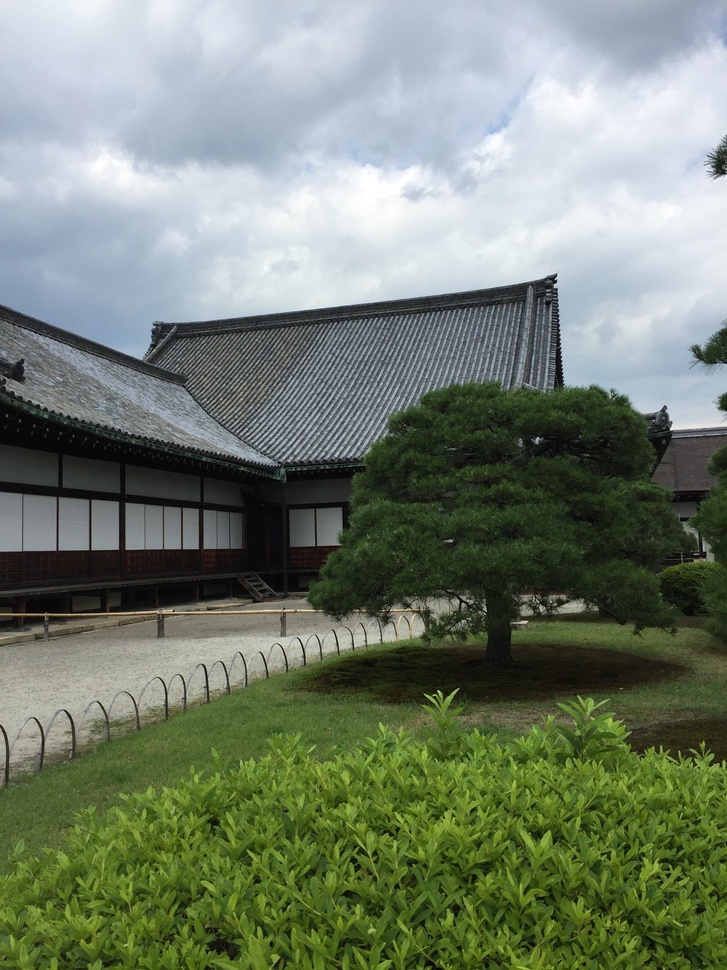
#> input picture images/IMG_3118.jpg, 727 x 970 px, shrunk from 1224 x 1632 before the run
$ python image_stitching.py
#> lines starting #> are read from the running program, lines starting #| are printed output that depends on the picture
#> further down, img0_ is the input picture: shape (970, 727, 3); mean B, G, R 110.8, 127.7, 116.3
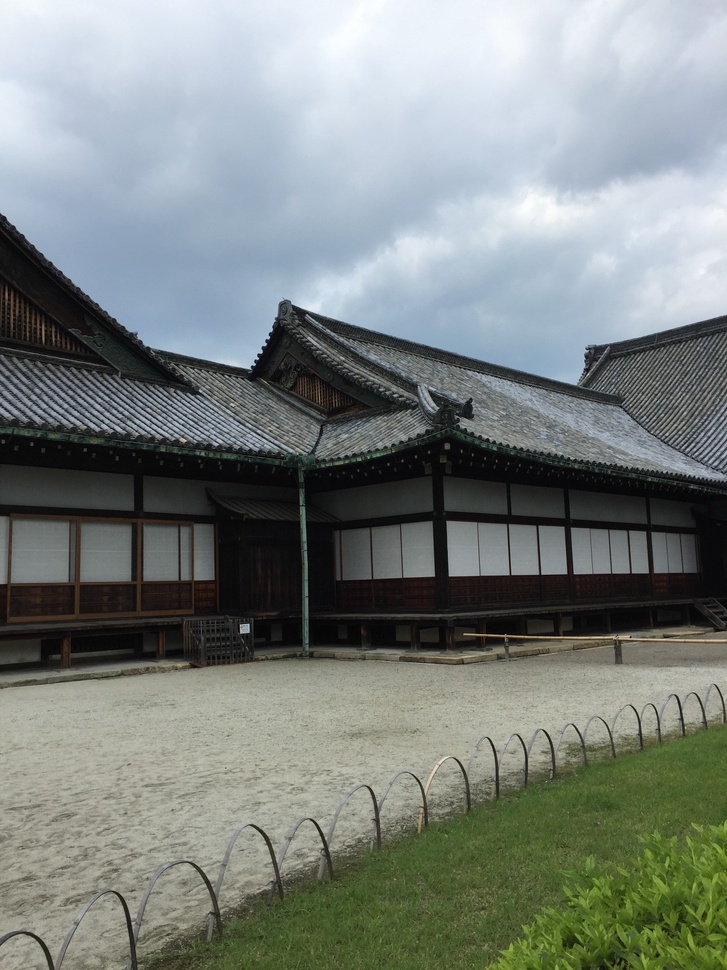
#> input picture images/IMG_3119.jpg, 727 x 970 px, shrunk from 1224 x 1632 before the run
#> further down, img1_ is the input picture: shape (970, 727, 3); mean B, G, R 127.5, 131.3, 124.4
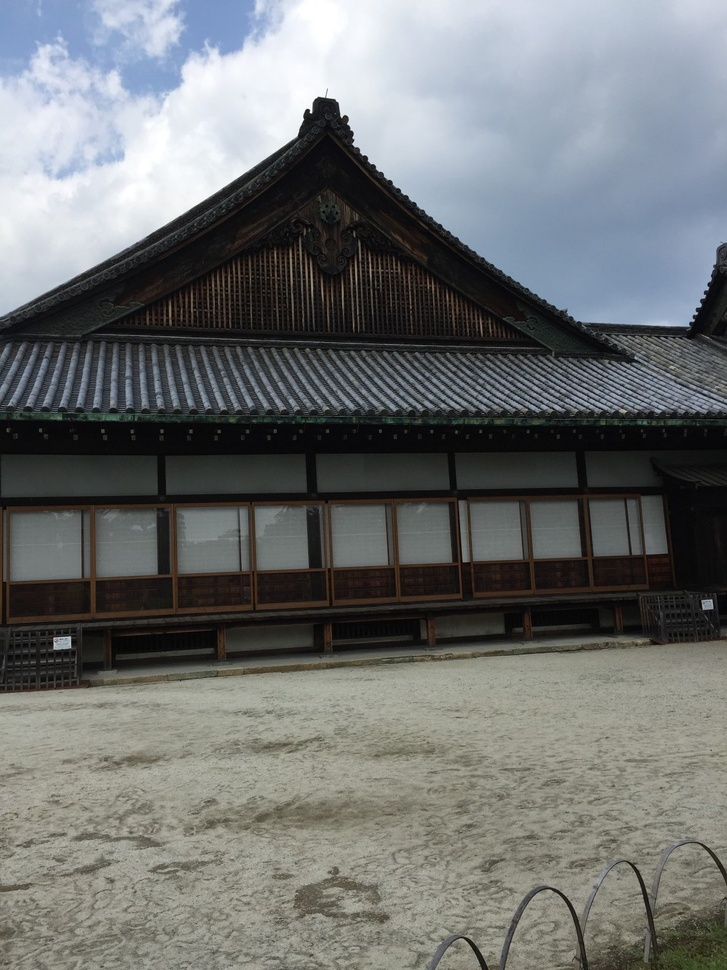
#> input picture images/IMG_3120.jpg, 727 x 970 px, shrunk from 1224 x 1632 before the run
#> further down, img2_ is the input picture: shape (970, 727, 3); mean B, G, R 112.8, 113.1, 110.4
# import the necessary packages
import numpy as np
from imutils import paths
import imutils
import cv2

MIN_MATCH_COUNT = 10

# Buzz words: Domain specific,

def featureDetection(img1, img2, detector):
	# FDetect the keypoints with SIFT Detector, compute the descriptors
	if detector.lower() == "sift":
		fdet = cv2.xfeatures2d.SIFT_create()
	elif detector.lower() == "surf":
		fdet = cv2.xfeatures2d.SURF_create()
	elif detector.lower() == "orb":
		fdet = cv2.ORB_create(nfeatures=500)
		kp0 = fdet.detect(img1, None)
		kp1 = fdet.detect(img2, None)
		kp0, des0 = fdet.compute(img1, kp0)
		kp1, des1 = fdet.compute(img2, kp1)
		# cv2.imshow('original_image_left_keypoints'+str(detector)+".jpg", cv2.drawKeypoints(img1, kp0, None, color=(0,0,255)))
		# cv2.imwrite( "dist/"+str(detector)+".jpg", cv2.drawKeypoints(img1, kp0, None, color=(0,0,255)) );
		return kp0, des0, kp1, des1
	else:
		raise Exception("{} is not a valid input for the detector".format(detector))

	kp0, des0 = fdet.detectAndCompute(img1, None)
	kp1, des1 = fdet.detectAndCompute(img2, None)
	# cv2.imwrite( "dist/"+str(detector)+".jpg", cv2.drawKeypoints(img1, kp0, None, color=(0,0,255)) );
	# cv2.imshow('original_image_left_keypoints'+str(detector)+".jpg", cv2.drawKeypoints(img1, kp0, None, color=(0,0,255)))
	return kp0, des0, kp1, des1

def getMatches(des1,des2, matcher):
	# Matching descriptor vectors with a BF or FLANN based matcher
	match = cv2.DescriptorMatcher_create(matcher)
	matches = match.knnMatch(des1,des2,k=2)
	good = []
	# Filtering the matches
	for m,n in matches:
		if m.distance < 0.4*n.distance:
			good.append(m)
	return good

def combine(img1_, img2_, matcher, detector):
#> called with matcher = 2, detector = 'sift'
	img1 = cv2.cvtColor(img1_,cv2.COLOR_BGR2GRAY)
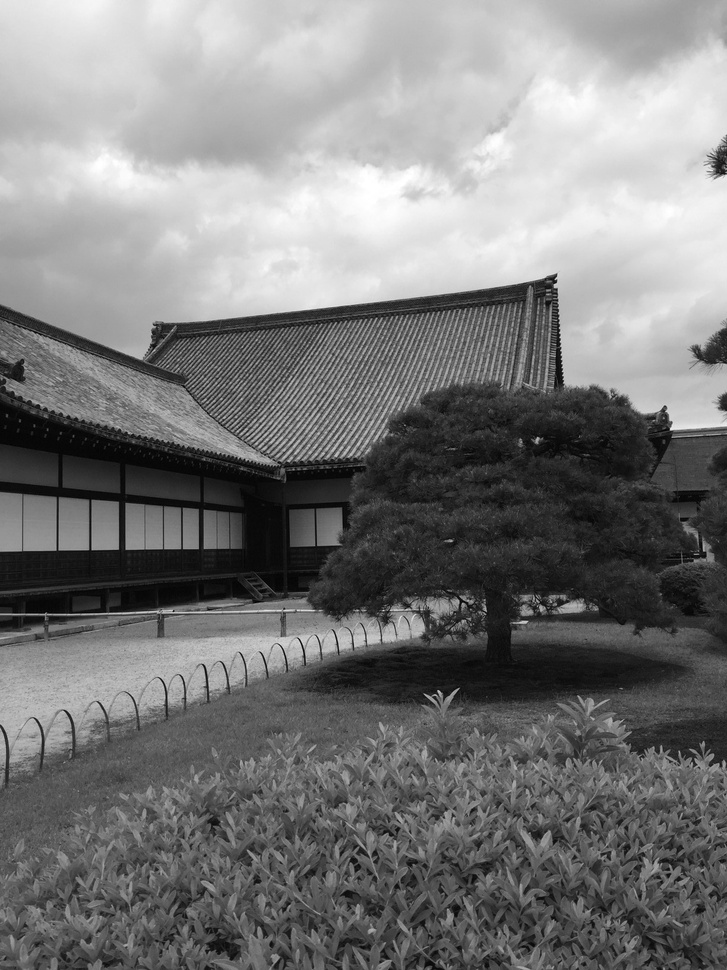
#> img1: shape (970, 727); min 0, max 255, mean 122.4
	img2 = cv2.cvtColor(img2_,cv2.COLOR_BGR2GRAY)
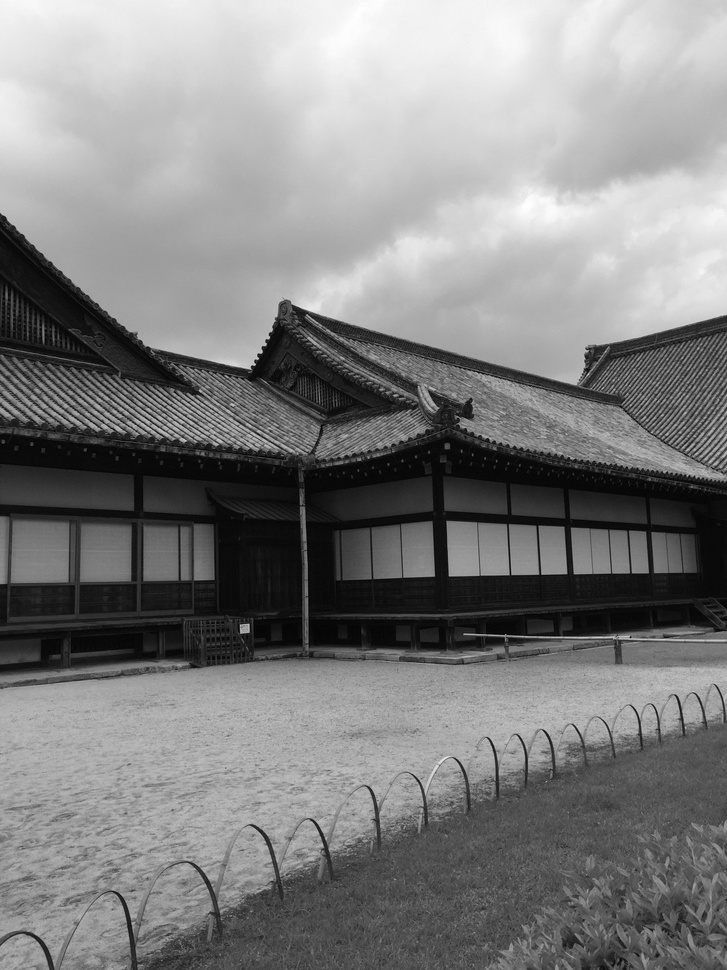
#> img2: shape (970, 727); min 0, max 255, mean 128.8
	kp1, des1, kp2, des2 = featureDetection(img1, img2, detector)
#> in featureDetection, `kp0, des0 = fdet.detectAndCompute(img1, None)`: kp0 = 4392 keypoints; strongest (x, y, size): (439, 691, 2), (671, 429, 2.1), (555, 275, 2.3), (555, 282, 2.2)
#> in featureDetection, `kp1, des1 = fdet.detectAndCompute(img2, None)`: kp1 = 2490 keypoints; strongest (x, y, size): (268, 338, 2.2), (261, 352, 2.5), (252, 367, 1.8), (200, 391, 1.8)
#> kp1 has the same summary as kp0 in featureDetection; kp2 has the same summary as kp1 in featureDetection
	matches = getMatches(des1, des2, matcher)
#> in getMatches, `matches = match.knnMatch(des1,des2,k=2)`: matches = 4392 matches
#> after the loop in getMatches, `for m,n in matches:`: good = 96 matches
#> matches = 96 matches
	if len(matches) > MIN_MATCH_COUNT:
		src_pts = np.float32([ kp1[m.queryIdx].pt for m in matches ]).reshape(-1,1,2)
#> src_pts = 96 rows, first 8: [8.68, 398.7], [16.02, 403.1], [27.18, 768.5], [33.08, 411.9], [37.47, 637.3], [37.47, 637.3], [37.84, 406], [38.05, 629.4]
		dst_pts = np.float32([ kp2[m.trainIdx].pt for m in matches ]).reshape(-1,1,2)
#> dst_pts = 96 rows, first 8: [462.6, 435.3], [468.8, 438.7], [512.8, 782.9], [483.5, 445.6], [499.2, 657.4], [499.2, 657.4], [487.4, 439.8], [498.9, 649.8]
		M, mask = cv2.findHomography(src_pts, dst_pts, cv2.RANSAC, 5.0)
#> M = [[0.506, 0.0156, 433.7], [-0.348, 0.834, 89.85], [-0.00061, -8.01e-05, 1]]; mask = 96 values, max 1 at index 0, min 0 at index 2, mean 0.958
		h, w = img1.shape
#> h = 970; w = 727
		pts = np.float32([ [0,0],[0,h-1],[w-1,h-1],[w-1,0] ]).reshape(-1,1,2)
#> pts = [[0, 0], [0, 969], [726, 969], [726, 0]]
		dst = cv2.perspectiveTransform(pts, M)
#> dst = [[433.7, 89.85], [486.6, 973.8], [1700.4, 1346], [1436.7, -291.6]]
		img2 = cv2.polylines(img1,[np.int32(dst)],True,255,3, cv2.LINE_AA)
		dst = cv2.warpPerspective(img1_,M,(img2_.shape[1] + img1_.shape[1], img2_.shape[0]))
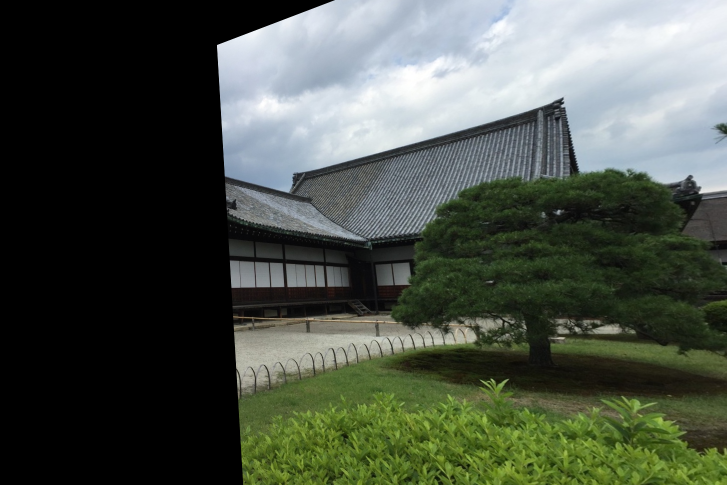
#> dst: shape (970, 1454, 3) (shown at 1/2 size); mean B, G, R 72.5, 82.8, 75.5
		# cv2.imwrite( "dist/warped.jpg", dst)
		# cv2.imshow("warpPerspective.jpg", dst)
		img3 = cv2.drawMatches(img1_, kp1, img2_, kp2, matches, None, matchColor=(255,0,0), singlePointColor=None, flags=2)
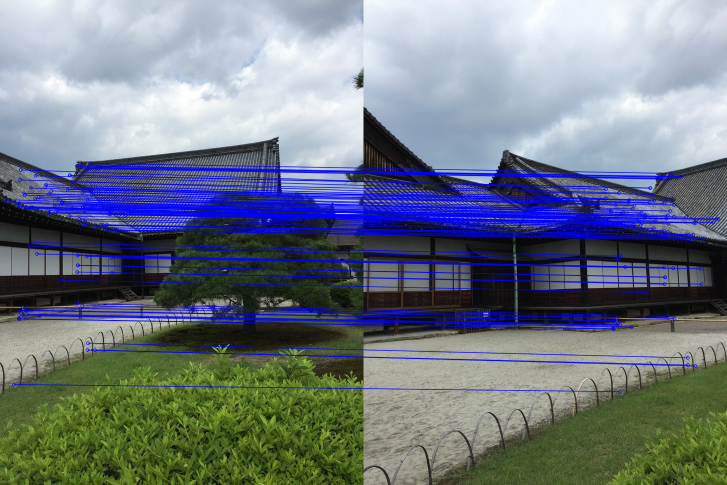
#> img3: shape (970, 1454, 3) (shown at 1/2 size); mean B, G, R 133.2, 122.5, 113.8
		# cv2.imwrite( "dist/"+str(matcher)+".jpg", img3)
		# cv2.imshow("original_image_drawMatches"+str(matcher)+".jpg", img3)
		dst[0:img2_.shape[0],0:img2_.shape[1]] = img2_
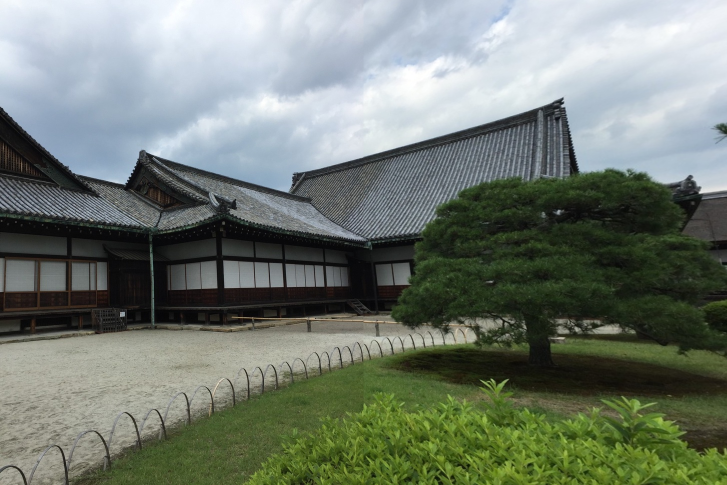
#> dst: shape (970, 1454, 3) (shown at 1/2 size); mean B, G, R 114.3, 124.6, 115.6
		# cv2.imshow("original_image_stitched.jpg", dst)
		return dst
	else:
		raise Exception("Not enought sorted matches are found - {}".format(MIN_MATCH_COUNT))

img0_ = cv2.imread("images/IMG_3118.jpg")
img1_ = cv2.imread("images/IMG_3119.jpg")
img2_ = cv2.imread("images/IMG_3120.jpg")

# combine(img0_, img1_, cv2.DESCRIPTOR_MATCHER_FLANNBASED, "sift")
# combine(img0_, img1_, cv2.DESCRIPTOR_MATCHER_BRUTEFORCE, "sift")
img3_ = combine(img0_, img1_, cv2.DESCRIPTOR_MATCHER_BRUTEFORCE, "sift")
# [4 lines of commented-out code are left out]

cv2.imshow("in1.jpg", img3_)
# [7 lines of commented-out code are left out]
cv2.waitKey(0)
#cv2.imsave("original_image_stitched_crop.jpg", trim(dst))
